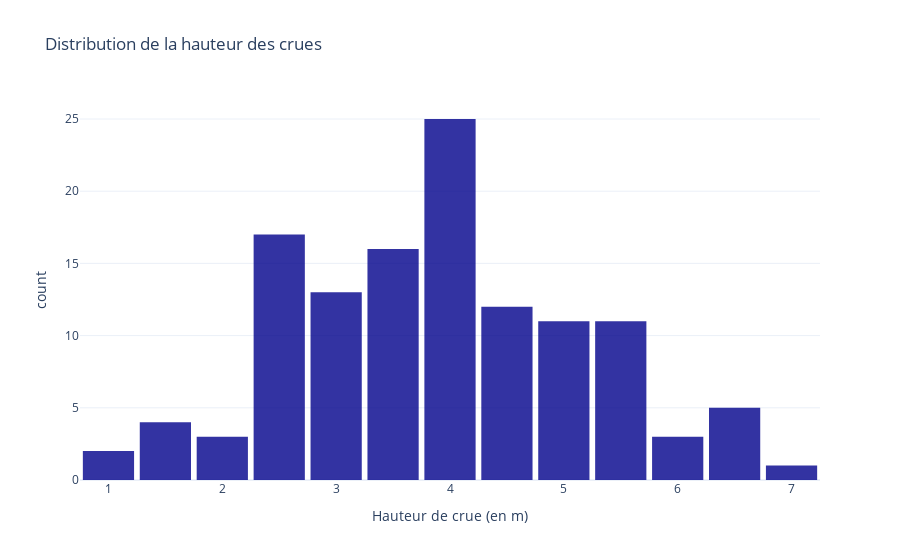

Notebook code cell kept with this figure:
### Code cell
fig = px.histogram(
    df,
    x="Hauteur",
    nbins=20,
    opacity=0.8,
    color_discrete_sequence=["darkblue"],
    title="Distribution de la hauteur des crues"
)

fig.update_layout(
    bargap=0.1,
    xaxis_title="Hauteur de crue (en m)",
    template="plotly_white"
)

fig.show()

### Figure 1 — Plotly figure (JSON) as saved in the notebook; plotly's stock layout.template omitted (floating-point values rounded to 4 significant figures)
{"data": [{"alignmentgroup": "True", "bingroup": "x", "hovertemplate": "Hauteur=%{x}<br>count=%{y}<extra></extra>", "legendgroup": "", "marker": {"color": "darkblue", "opacity": 0.8, "pattern": {"shape": ""}}, "name": "", "nbinsx": 20, "offsetgroup": "", "orientation": "v", "showlegend": false, "type": "histogram", "x": [4, 4.5, 4.3, 1.7, 3.4, 3.4, 4.1, 4.1, 5.3, 4.1, 3.9, 3.8, 5.4, 1.7, 3.7, 4.9, 3.3, 6.3, 4, 5.5, 4, 5.8, 4.1, 3.4, 4.7, 6.2, 5.7, 5.2, 2.6, 5.6, 5.5, 4.8, 3.9, 6.7, 5.3, 4.2, 2.6, 4.2, 3.3, 3.8, 3.5, 4.7, 2.5, 4.3, 4.1, 3.9, 4.1, 3.6, 4.1, 2.1, 4.1, 3.3, 3.1, 3.6, 3.2, 2.5, 6.7, 2.5, 2.3, 2.1, 4.7, 5.1, 6.4, 4.9, 3.4, 4.8, 4.4, 5.6, 2.9, 3.3, 3.2, 3.7, 5.3, 4.5, 4, 4.8, 4.6, 1, 3.1, 2.4, 2.8, 2.7, 4.5, 3.2, 3.7, 2.5, 2.6, 1.8, 1.4, 5.4, 6.6, 4, 2.7, 4.9, 5.3, 5.1, 3.8, 5.9, 3.1, 3.4, 4.1, 2.5, 2.5, 4.8, 3.1, 2.4, 3.9, 2.5, 4.5, 4.2, 1.5, 1, 4, 3.1, 3, 3, 5.1, 4.5, 3.1, 7.2, 3.5, 2.5, 2.5], "xaxis": "x", "yaxis": "y"}], "layout": {"bargap": 0.1, "barmode": "relative", "legend": {"tracegroupgap": 0}, "title": {"text": "Distribution de la hauteur des crues"}, "xaxis": {"anchor": "y", "domain": [0, 1], "title": {"text": "Hauteur de crue (en m)"}}, "yaxis": {"anchor": "x", "domain": [0, 1], "title": {"text": "count"}}}}
